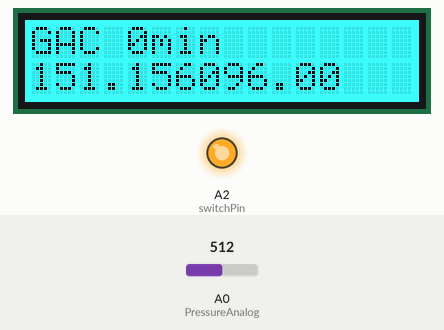
A sketch run on a simulated Arduino Uno, built with avr-gcc and run on an emulated ATmega328P. Shown: 16×2 character LCD, output pins drawn as LEDs (lit = HIGH). The inputs (shaded band) are chosen by the test bench; at power-on: A0 (PressureAnalog) = 512. What the sketch prints to the serial monitor is not drawn.

Above: at 6.2 s.
6.3 s: A0 (PressureAnalog) set to 716
At 7.6 s:
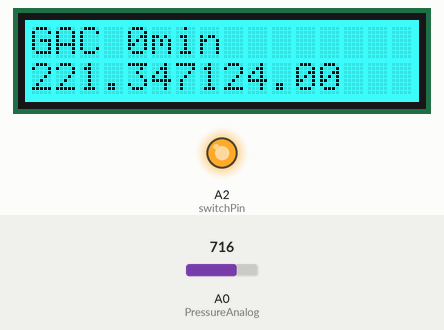
9.6 s: A0 (PressureAnalog) set to 900
At 10.7 s:
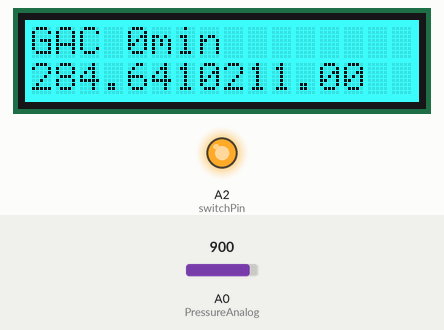
12.7 s: A0 (PressureAnalog) set to 1023
At 15.7 s:
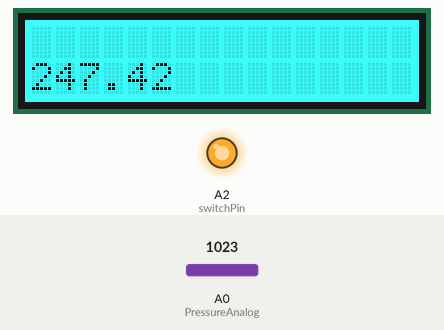
Timing chart, 0 to 27.9 s (numbered marks = the images above; inputs shaded):
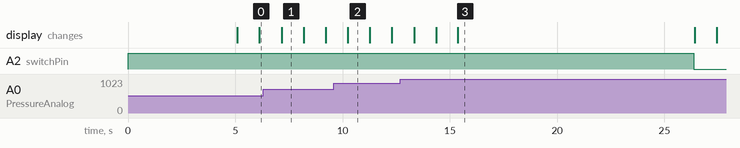

Measured:
- what the display in image 1 shows lasts 1.0 s, from 7.2 s to 8.2 s

The sketch:

GAC.ino
```cpp
#include <SPI.h>
#include <Wire.h>
#include <Adafruit_RGBLCDShield.h>
#include <utility/Adafruit_MCP23017.h>
Adafruit_RGBLCDShield lcd = Adafruit_RGBLCDShield();
#define RED 0x1
#define YELLOW 0x3
#define GREEN 0x2
#define TEAL 0x6
#define BLUE 0x4
#define VIOLET 0x5
#define WHITE 0x7
int flag =0; //1 if pressure was exceded
unsigned long LOG_INTERVAL = 15000;
unsigned long previousMillis = 0;
#define switchPin A2
#define PressureAnalog A0      // analog 1
float PressureAnalogReading = 0;
float PressureReadingSUM = 0;
unsigned long readingCount = 0;

void setup() {
  pinMode(switchPin,OUTPUT);
    digitalWrite(switchPin, HIGH);
    lcd.begin(16, 2);
  lcd.print("start!");
  lcd.setBacklight(WHITE);
  delay(5000);

uint8_t i=0;
  // Open serial communications and wait for port to open:

  Serial.begin(9600);
}

void loop() {//add shutoff? will require wiring of switch to arduino
  float t=millis();
  float number= (analogRead(PressureAnalog)*.34405-25);
  PressureReadingSUM = PressureReadingSUM + number;
  int runtime = t/1000/60;
  lcd.clear();
  lcd.setCursor(0,0);
  lcd.print("GAC ");
  lcd.print(runtime);lcd.print("min   ");
  lcd.setCursor(0,1);
  lcd.print(number);//lcd.print(PressureAnalogReading);
  lcd.setCursor(6,1);
  lcd.print(t);
  lcd.setBacklight(TEAL);
  delay(10);
  readingCount=readingCount+1;
  delay(990);

  unsigned long currentMillis = millis();

  if (currentMillis - previousMillis >= LOG_INTERVAL) {
    previousMillis = currentMillis;

    //
    //collect data
    //Average repetative current and voltage readings between sampling interval
    PressureAnalogReading = PressureReadingSUM / readingCount;
    float P = PressureAnalogReading;
    lcd.clear();
    lcd.setCursor(0,1);
    lcd.print(P);
    delay(10000);
    Serial.println(P);
    //read total flow once per sampling interval
    delay(1000);
    //reset averaging tools if interval is met
    readingCount=0;
    PressureReadingSUM = 0;
    if(P <= 20 && flag==0){
    digitalWrite(switchPin, HIGH);
    }
    else if (P>20){ flag ==1;
      digitalWrite(switchPin, LOW);}
    while (flag ==1){
      digitalWrite(switchPin, LOW);
   }
  }
}
```
